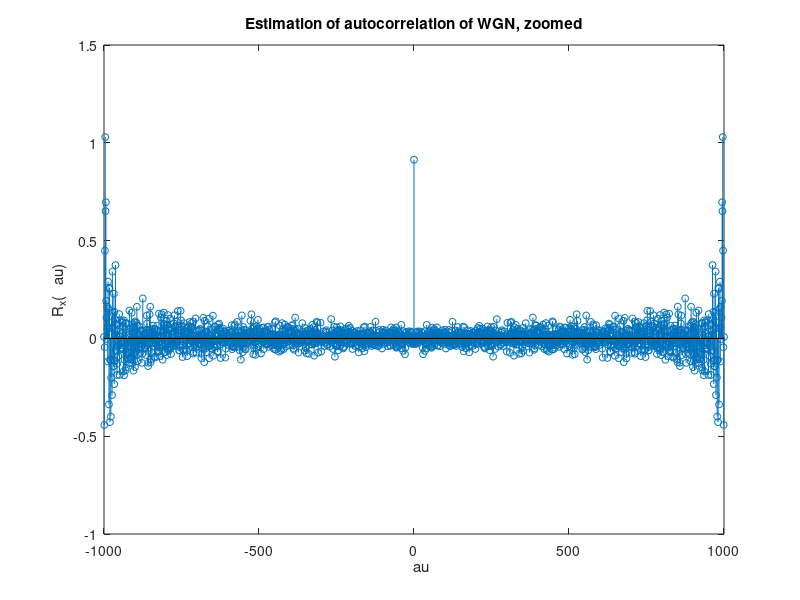

Write the MATLAB code that produced this figure.
x = zeros(1, 1000);
for i = 1:1000
    x(i) = randn;
end
y = linspace(-1000, 1000, 1999);
figure
stem(y, xcorr(x, 'unbiased'), 'MarkerSize',5)
axis([-1000 1000 -1 1.5])
xlabel("\tau")
ylabel("R_x(\tau)")
title("Estimation of autocorrelation of WGN, zoomed")
zoom on
